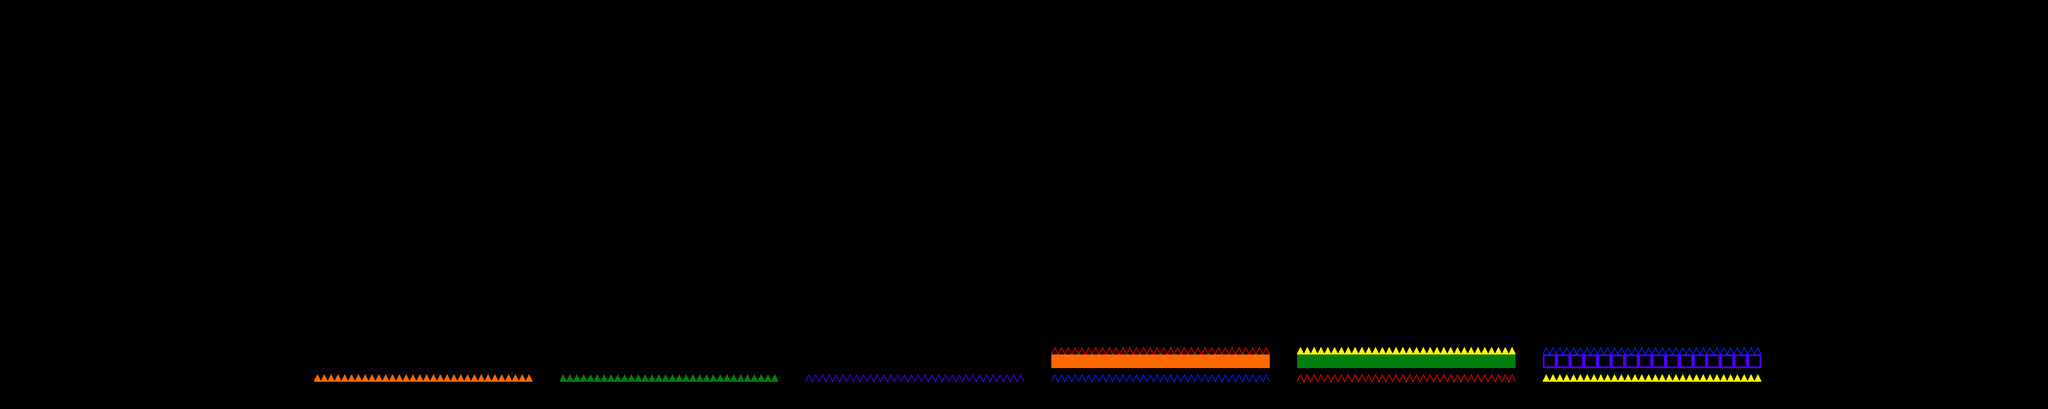

This game map was drawn from its Tiled (.tmx) file and the tilesets committed beside it. A one-line description and the trimmed map source follow:
An orthogonal 150x30 tile map with 32x32 px tiles, 1 tile layer (Tile Layer 1) and 23 objects (21x object, 2x fixture).

<map version="1.0" orientation="orthogonal" width="150" height="30" tilewidth="32" tileheight="32">
 <properties>
  <property name="unitScale" value="0.03125" />
 </properties>
 <tileset firstgid="1" name="tileset1" tilewidth="32" tileheight="32">
  <image source="tileset1.png" width="512" height="512" />
 </tileset>
 <layer name="Tile Layer 1" width="150" height="30">
  <data>[4500 cells, 832 non-empty, 10 distinct tile ids]</data>
 </layer>
 <objectgroup name="Object Layer 1">
  <object name="nextlevel" type="object" x="4672" y="800" width="32" height="64">
   <properties>
    <property name="bodyType" value="StaticBody" />
    <property name="categoryBits" value="1" />
    <property name="isSensor" value="true" />
    <property name="userData" value="nextlevel" />
   </properties>
  </object>
  <object name="light1" type="object" x="3584" y="608" width="32" height="32">
   <properties>
    <property name="bodyType" value="StaticBody" />
    <property name="isSensor" value="true" />
    <property name="userData" value="light" />
   </properties>
  </object>
  <object name="light2" type="object" x="2400" y="640" width="32" height="32">
   <properties>
    <property name="bodyType" value="StaticBody" />
    <property name="isSensor" value="true" />
    <property name="userData" value="light" />
   </properties>
  </object>
  <object name="light3" type="object" x="1248" y="640" width="32" height="32">
   <properties>
    <property name="bodyType" value="StaticBody" />
    <property name="isSensor" value="true" />
    <property name="userData" value="light" />
   </properties>
  </object>
  <object type="object" x="0" y="896" width="4800" height="64">
   <properties>
    <property name="bodyType" value="StaticBody" />
    <property name="categoryBits" value="1" />
    <property name="friction" value="1" />
    <property name="userData" value="ground" />
   </properties>
  </object>
  <object type="object" x="0" y="512" width="4800" height="64">
   <properties>
    <property name="bodyType" value="StaticBody" />
    <property name="categoryBits" value="1" />
    <property name="friction" value="1" />
    <property name="userData" value="ground" />
   </properties>
  </object>
  <object type="object" x="0" y="576" width="64" height="320">
   <properties>
    <property name="bodyType" value="StaticBody" />
    <property name="categoryBits" value="1" />
    <property name="friction" value="1" />
    <property name="userData" value="ground" />
   </properties>
  </object>
  <object type="object" x="4736" y="576" width="64" height="320">
   <properties>
    <property name="bodyType" value="StaticBody" />
    <property name="categoryBits" value="1" />
    <property name="friction" value="1" />
    <property name="userData" value="ground" />
   </properties>
  </object>
 </objectgroup>
 <objectgroup name="Player">
  <object name="player" type="object" x="96" y="768" width="33" height="62">
   <properties>
    <property name="bodyType" value="DynamicBody" />
    <property name="categoryBits" value="16" />
    <property name="density" value="3" />
    <property name="fixedRotation" value="true" />
    <property name="friction" value="0" />
    <property name="linearDamping" value="0" />
    <property name="maskBits" value="3" />
    <property name="setBullet" value="true" />
    <property name="userData" value="player" />
   </properties>
  </object>
  <object name="feet" type="fixture" x="98.5" y="826" width="28" height="8">
   <properties>
    <property name="body" value="player" />
    <property name="isSensor" value="true" />
    <property name="maskBits" value="3" />
    <property name="userData" value="feet" />
   </properties>
  </object>
  <object name="leg" type="fixture" x="98.5" y="818" width="28" height="8">
   <properties>
    <property name="body" value="player" />
    <property name="isSensor" value="true" />
    <property name="maskBits" value="3" />
    <property name="userData" value="leg" />
   </properties>
  </object>
 </objectgroup>
 <objectgroup name="World 1">
  <properties>
   <property name="categoryBits" value="2" />
  </properties>
  <object type="object" x="3042" y="864" width="508" height="32">
   <properties>
    <property name="bodyType" value="StaticBody" />
    <property name="isSensor" value="true" />
    <property name="userData" value="spikes" />
   </properties>
  </object>
  <object type="object" x="2466" y="800" width="508" height="32">
   <properties>
    <property name="bodyType" value="StaticBody" />
    <property name="isSensor" value="true" />
    <property name="userData" value="spikes" />
   </properties>
  </object>
 </objectgroup>
 <objectgroup name="World 2">
  <properties>
   <property name="categoryBits" value="4" />
  </properties>
  <object type="object" x="3618" y="864" width="508" height="32">
   <properties>
    <property name="bodyType" value="StaticBody" />
    <property name="isSensor" value="true" />
    <property name="userData" value="spikes" />
   </properties>
  </object>
  <object type="object" x="3042" y="800" width="508" height="32">
   <properties>
    <property name="bodyType" value="StaticBody" />
    <property name="isSensor" value="true" />
    <property name="userData" value="spikes" />
   </properties>
  </object>
 </objectgroup>
 <objectgroup name="World 3">
  <properties>
   <property name="categoryBits" value="8" />
   <property name="maskBits" value="31" />
  </properties>
  <object type="object" x="2466" y="864" width="508" height="32">
   <properties>
    <property name="bodyType" value="StaticBody" />
    <property name="isSensor" value="true" />
    <property name="userData" value="spikes" />
   </properties>
  </object>
  <object type="object" x="3618" y="800" width="508" height="32">
   <properties>
    <property name="bodyType" value="StaticBody" />
    <property name="isSensor" value="true" />
    <property name="userData" value="spikes" />
   </properties>
  </object>
 </objectgroup>
 <objectgroup name="World 4">
  <properties>
   <property name="categoryBits" value="6" />
   <property name="maskBits" value="31" />
  </properties>
  <object type="object" x="738" y="864" width="508" height="32">
   <properties>
    <property name="bodyType" value="StaticBody" />
    <property name="isSensor" value="true" />
    <property name="userData" value="spikes" />
   </properties>
  </object>
  <object type="object" x="2464" y="832" width="512" height="32">
   <properties>
    <property name="bodyType" value="StaticBody" />
    <property name="friction" value="1" />
    <property name="userData" value="ground" />
   </properties>
  </object>
 </objectgroup>
 <objectgroup name="World 5">
  <properties>
   <property name="categoryBits" value="12" />
   <property name="maskBits" value="31" />
  </properties>
  <object type="object" x="1314" y="864" width="508" height="32">
   <properties>
    <property name="bodyType" value="StaticBody" />
    <property name="isSensor" value="true" />
    <property name="userData" value="spikes" />
   </properties>
  </object>
  <object type="object" x="3040" y="832" width="512" height="32">
   <properties>
    <property name="bodyType" value="StaticBody" />
    <property name="friction" value="1" />
    <property name="userData" value="ground" />
   </properties>
  </object>
 </objectgroup>
 <objectgroup name="World 6">
  <properties>
   <property name="categoryBits" value="10" />
   <property name="maskBits" value="31" />
  </properties>
  <object type="object" x="1890" y="864" width="508" height="32">
   <properties>
    <property name="bodyType" value="StaticBody" />
    <property name="isSensor" value="true" />
    <property name="userData" value="spikes" />
   </properties>
  </object>
  </objectgroup>
</map>
<!-- 1 of 23 objects omitted -->
